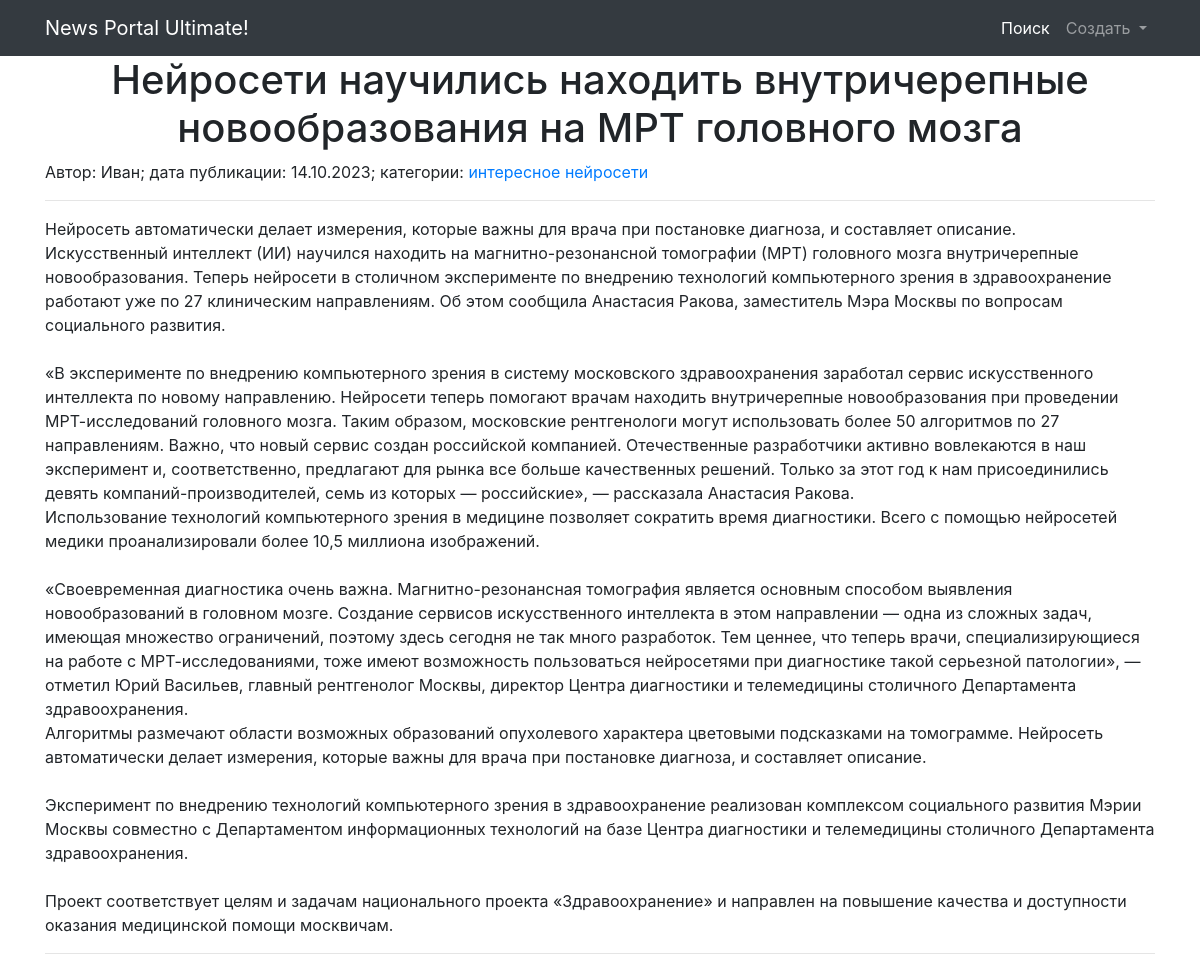
/news/12/, run on the app's committed database.
### news/models.py (models this page shows, shortened)
class Post(models.Model):
    author = models.ForeignKey(Author, on_delete=models.CASCADE)  # Связь с моделью Author
    time_in = models.DateTimeField(auto_now_add=True)  # Дата и время создания поста
    type = models.CharField(choices=POST_TYPES, max_length=2)  # Тип поста (Статья или Новость)
    category = models.ManyToManyField('Category', through='PostCategory')
    title = models.TextField(max_length=255)  # Заголовок поста
    text = models.TextField()  # Текст поста
    rating = models.IntegerField(default=0)  # Рейтинг поста

class Author(models.Model):
    name = models.CharField(max_length=255)  # Имя автора
    user = models.OneToOneField(User, on_delete=models.CASCADE)  # Связь один-к-одному с моделью User
    rating = models.IntegerField(default=0)  # Рейтинг автора
    def __str__(self):
        return self.name

class Category(models.Model):
    name = models.CharField(unique=True, max_length=255)  # Уникальное имя категории
    subscribers = models.ManyToManyField(User, blank=True)

### news/views.py (the view)
# urls.py: path('<int:pk>/', PostDetail.as_view(), name='new'),
class PostDetail(DetailView):
    model = Post
    template_name = 'new.html'
    context_object_name = 'new'

### news/templatetags/custom_filters.py (called while the page is built)
@register.filter(name='censor')
def censor(text):
   words = text.split()
   censored_words = []
   for word in words:
      lowercase_word = word.lower()
      if any(re.match(rf'\b{re.escape(word_base)}\w*\b', lowercase_word) for word_base in CENSOR_WORDS):
         censored_word = word[0] + '*' * len(word[1:])
         censored_words.append(censored_word)
      else:
         censored_words.append(word)
   censored_text = ' '.join(censored_words)
   return censored_text

### templates/new.html (shortened to what this page needs)
{% extends 'flatpages/default.html' %}
{% load custom_filters %}
{% block content %}
    <h1>{{ new.title|censor }}</h1>
    <p style="text-align: left;" class="details">
        Автор: <span class="author">{{new.author}}</span>;
        дата публикации: <span class="date">{{new.time_in|date:'d.m.Y'}}</span>;
        категории:
        {% for c in new.category.values %}
        <a href="{% url 'category' c.id %}" class="category">{{c.name}}</a>
        {% endfor %}
    </p>
    <hr>
    {% if new %}
        <p style="text-align: left;">{{new.text|linebreaksbr}}</p>
    {% endif %}
    <hr>
{% endblock content %}

### data on the page
Post: title|censor "Нейросети научились находить внутричерепные новообразования на МРТ головного мозга", author "Иван", time_in "14.10.2023", text "Нейросеть автоматически делает измерения, которые важны для врача при постановке диагноза, и составляет описание. Искусственный интеллект (ИИ) научился находить на магнитно-резонансной томографии (МРТ) головного мозга внутричерепные новообразования. Теперь нейросети в столичном эксперименте по внедрению технологий компьютерного зрения в здравоохранение работают уже по 27 клиническим направлениям. Об этом сообщила Анастасия Ракова, заместитель Мэра Москвы по вопросам социального развития. «В эксперименте по внедрению компьютерного зрения в систему московского здравоохранения заработал сервис искусственного интеллекта по новому направлению. Нейросети теперь помогают врачам находить…"
Category: name "интересное"
Category: name "нейросети"
